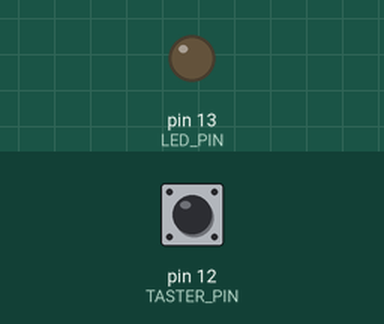
Bench run of a program on a simulated Arduino Uno, built with avr-gcc and run on an emulated ATmega328P. Shown: output pins drawn as LEDs (lit = HIGH). The test bench sets the inputs (shaded band); at power-on: pin 12 (TASTER_PIN) HIGH.

Above: at 1.2 s.
1.3 s: pin 12 (TASTER_PIN) pulled LOW for 0.15 s
At 1.37 s:
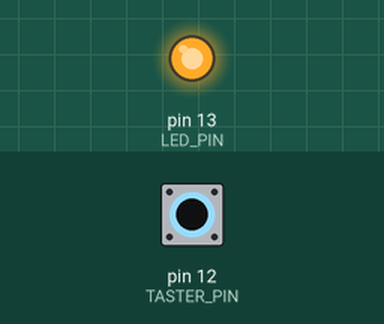
2.9 s: pin 12 (TASTER_PIN) pulled LOW for 3.2 s
At 6.5 s:
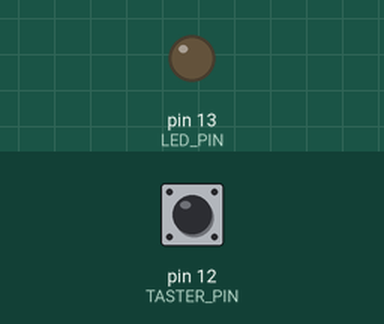
Timing chart, 0 to 8.0 s (numbered marks = the images above; inputs shaded):
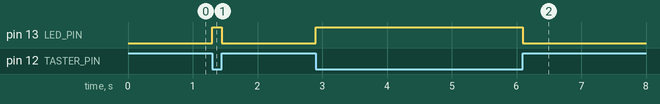

Measured:
- after the input at 1.3 s, pin 13 (LED_PIN): LOW → HIGH at once, → LOW 0.15 s later
- after the input at 2.9 s, pin 13 (LED_PIN): LOW → HIGH at once, → LOW 3.2 s later

The program:

main.cpp
```cpp
#include <Arduino.h>

int LED_PIN = 13;
int TASTER_PIN = 12;

int tasterZustand;

void setup() {
  pinMode(LED_PIN, OUTPUT);           // LED_PIN als Ausgang
  pinMode(TASTER_PIN, INPUT_PULLUP);  // Eingang mit aktiviertem internen Pull-Up Widerstand

  Serial.begin(9600);                 // Seriellen Monitor starten
}

void loop() {
  tasterZustand = digitalRead(TASTER_PIN); // Zustand vom Taster einlesen

  if (tasterZustand == LOW) {       // Wenn Taster gedrückt
    digitalWrite(LED_PIN, HIGH);    // LED einschalten
  } else {                          // Wenn Taster NICHT gedrückt
    digitalWrite(LED_PIN, LOW);     // LED ausschalten
  }
}
```
